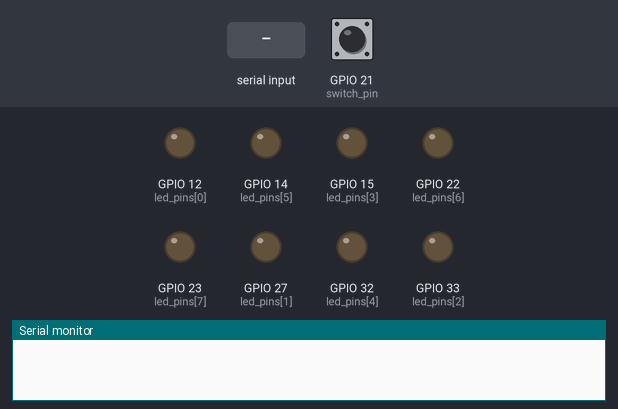
This sketch was run on a simulated ESP32. Parts: output pins drawn as LEDs (lit = HIGH), the last lines printed to the serial monitor. The inputs (shaded band) are chosen by the test bench; at power-on: GPIO 21 (switch_pin) HIGH.

Above: at 1.2 s.
1.3 s: GPIO 21 (switch_pin) pulled LOW for 0.15 s
At 1.7 s:
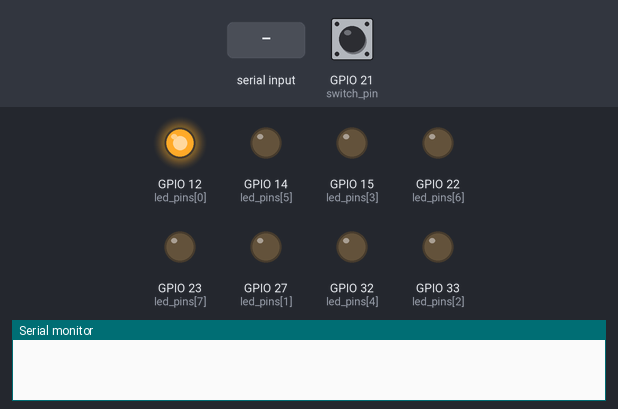
4.3 s: "1" received over Serial
At 7.2 s:
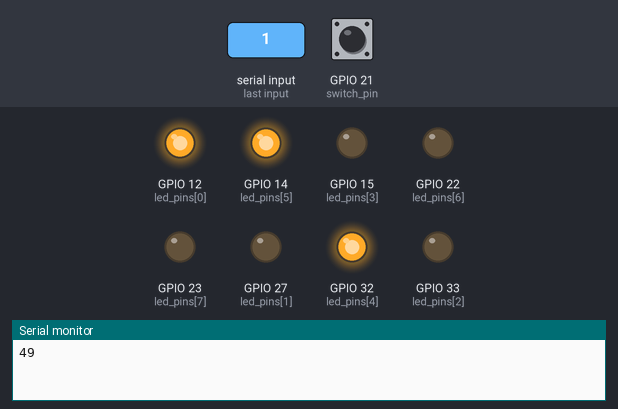
7.3 s: "0" received over Serial
At 8.3 s:
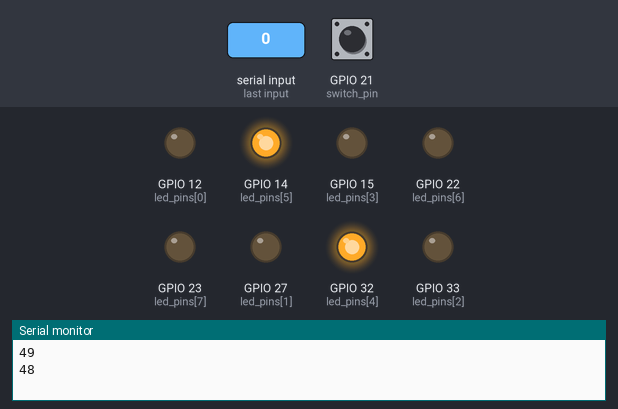
8.8 s: GPIO 21 (switch_pin) pulled LOW for 1 s
At 9.6 s:
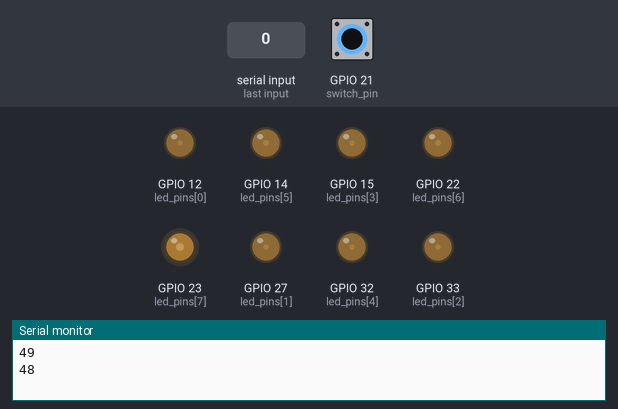
11.3 s: "2" received over Serial
At 12.5 s:
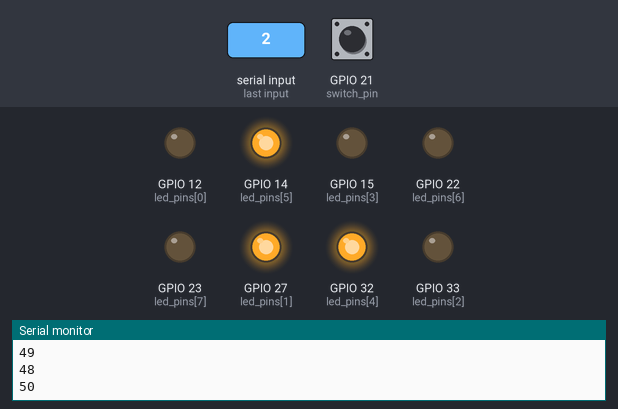
12.8 s: GPIO 21 (switch_pin) pulled LOW for 0.15 s
At 13.8 s:
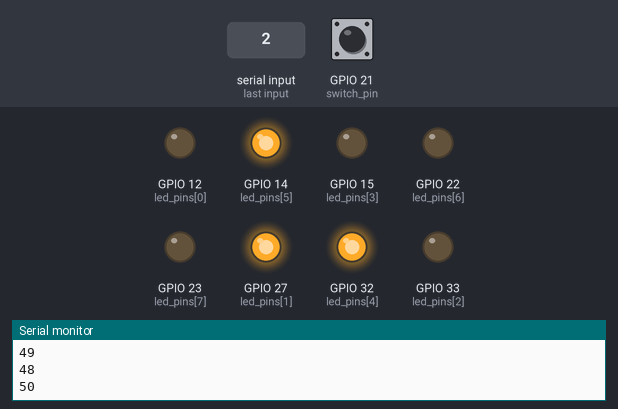
Timing chart, 0 to 15.4 s (numbered marks = the images above; inputs shaded):
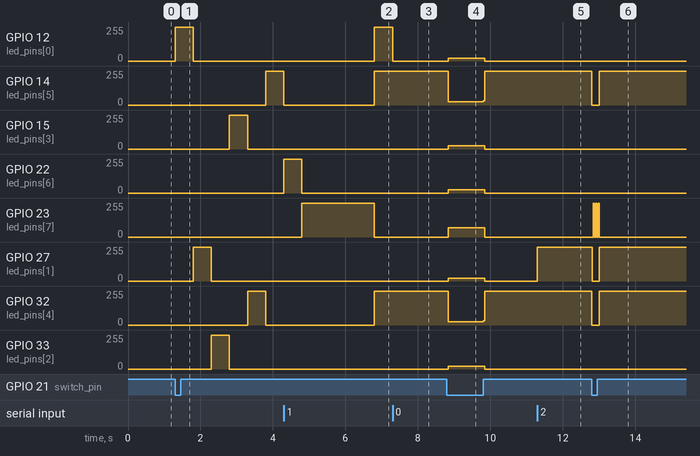

The sketch:

mC.ino
```cpp
//David Gögl, Ved Varshney, Emre Eryilmaz
// declaring variables
int dl, mlt;
int  incoming = 0;

// define an array to access the LED Pins [These are the IO pis we want to access]
int led_pins[10] = {12, 27, 33, 15, 32, 14, 22, 23};
int switch_pin = 21; //define the pin of where the switch is connected

void setup() {
  // setting some initial values
  dl = 10;   //The first four bits are stored here
  mlt = 50;  //The last four bits are stored here

  //_________________Begin - Part A_______________


  //Begin Serial communication
  Serial.begin(115200);

  //Set pin 21 to input
  pinMode(switch_pin, INPUT);

  //Set the pin modes of the 8 pins to OUTPUT
  int j = 0;
  for (j = 0; j < 8; j++) {
    pinMode(led_pins[j], OUTPUT);
  }

  //_________________End - Part A_________________
}

void loop() {
  int i = 0, j = 0;
  //_________________Begin - Part B_______________

  if ( Serial.available() )
  {
    // read into variable incoming by passing a memory address where the value of incoming is stored.
    // the function will  read one byte (i.e. 8 bits) of data from the serial input and write it to the memory address pointed to by (char*)&incoming.
    Serial.readBytes(((char*)&incoming), 1);
    Serial.println(incoming);    //Prints out the corresponding ASCII number


    dl = incoming >> 4;        //Divide the incoming value by 16 ( Same as shifting by 4 places)
    mlt = incoming % (1 << 4); //Calculate the remainder of incoming / 16

  }

  //_________________End - Part B_________________


  //_________________Begin - Part C_______________

  // loop over all output (LED) pins and set state to HIGH/LOW
  // e.g. digitalWrite(1,LOW) means you set the digital pin 1 to LOW.
  if (digitalRead(switch_pin) == 0) {
    for (j = 0; j < 8; j++) {
      for (i = 0; i < 8; i++)
        //Turn of ALL 8 pins
        digitalWrite(led_pins[i], LOW);
      //Only turn on the one pin at position j
      digitalWrite(led_pins[j], HIGH);
      delay(dl * mlt);
    }
    delay(dl * mlt * 3);
  }

  //_________________End - Part C_________________


  //_________________Begin - Part D_______________

  //Convert dl and mlt into two arrays that represent the binary code of those numbers
  if (digitalRead(switch_pin) == 1) {
    int incoming_b[8];  //This is the array we will save the bits of our incominc DEC number in (Format: BIN)

    //Filling Array with the bits (Basically DEC -> BIN conversion)
    for (i = 0; i < 8; i++) {
      incoming_b[i] = (incoming >> i) & 1;
    }
    //Light the correct LED's
    for (j = j; j < 8; j++) {
      digitalWrite(led_pins[j], incoming_b[j]);
    }
  }

  //_________________End - Part D_________________

}
```

Measured:
- after the input at 1.3 s, GPIO 12 (led_pins[0]): 0/255 → 255/255 at once, → 0/255 0.50 s later; GPIO 14 (led_pins[5]): 0/255 → 255/255 after 2.5 s
- after the input at 4.3 s, GPIO 12 (led_pins[0]), GPIO 32 (led_pins[4]): 0/255 → 255/255 after 2.5 s
- after the input at 7.3 s, GPIO 12 (led_pins[0]): 255/255 → 0/255 at once
- after the input at 8.8 s, GPIO 12 (led_pins[0]): 0/255 → 20/255 at once, → 0/255 1.0 s later; GPIO 14 (led_pins[5]): 255/255 → 24/255 at once, → 255/255 0.96 s later
- after the input at 11.3 s, GPIO 27 (led_pins[1]): 0/255 → 255/255 at once
- after the input at 12.8 s, GPIO 14 (led_pins[5]), GPIO 32 (led_pins[4]): 255/255 → 0/255 at once, → 255/255 0.20 s later; GPIO 23 (led_pins[7]): alternates 255/255 for 0.02 s and 0/255 for 0.04 s, 6 changes in all, then stays 0/255, starting at once; GPIO 27 (led_pins[1]): 255/255 → 0/255 at once, → 255/255 0.19 s later
